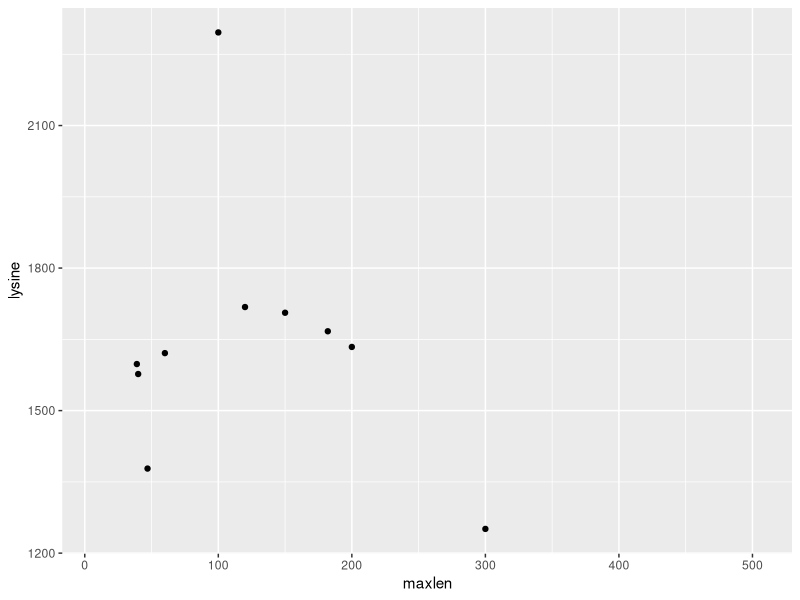
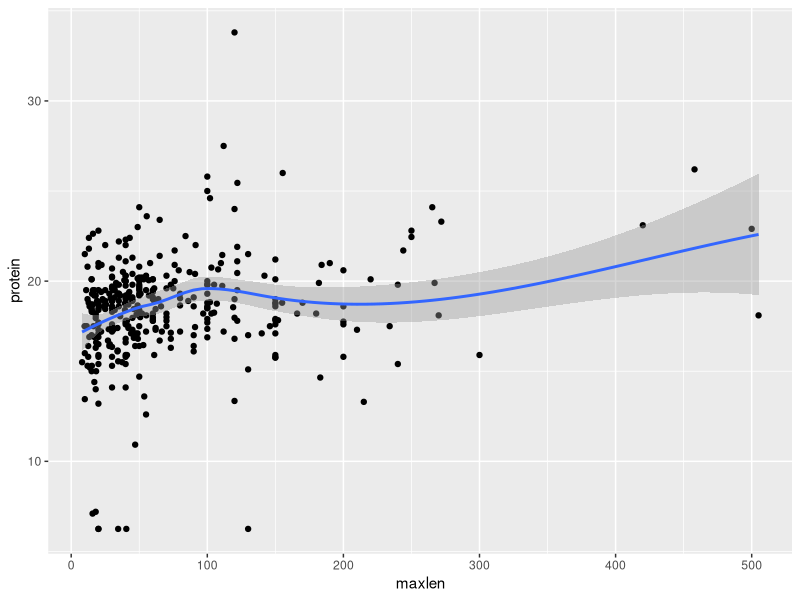

Recreate these plots in R, in order.
### Do secondary analysis of the nutrient to size ratios  ####
require(ggplot2)
require(mgcv)

df <- read.csv('data/Vaitla et al (2018)_data.csv')
units <- read.csv('data/Vaitla_units.csv')

names(df)
df$winf <- df$a_lw*df$maxlen^df$b_lw*1e-3

ggplot(df, aes(x = maxlen, y= lysine))+geom_point()
ggplot(df, aes(x = maxlen, y= protein))+geom_point()+geom_smooth()


